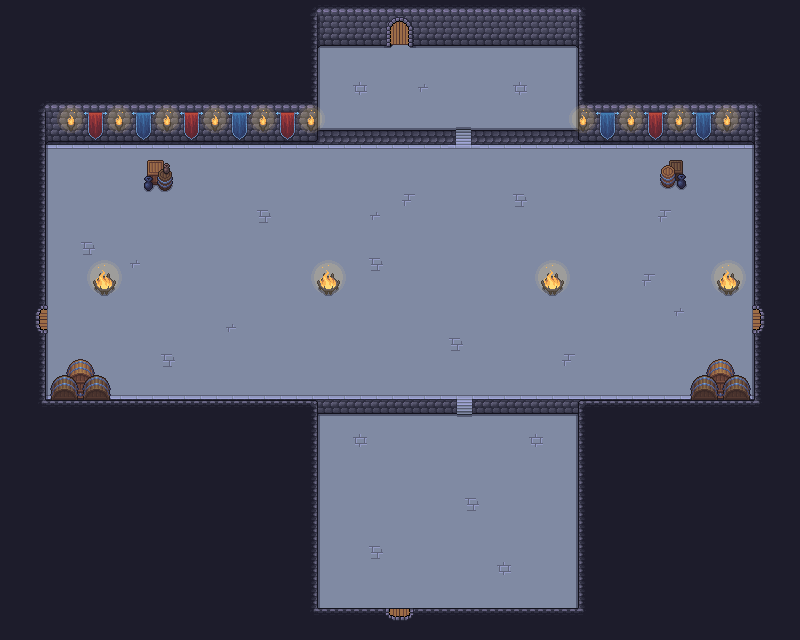

Rendered tile map (Tiled .tmx) drawn with the repository's tilesets; below, a short description and the map source with its tile grids summarised:
An orthogonal 50x40 tile map with 16x16 px tiles, 8 tile layers (Fondo, Suelo, Suelo Decoracion, Suelo Decoracion 2, ...), 11 tilesets and 33 objects.

<map version="1.10" tiledversion="1.12.1" orientation="orthogonal" renderorder="right-down" width="50" height="40" tilewidth="16" tileheight="16" infinite="0" nextlayerid="13" nextobjectid="39">
 <tileset firstgid="1" source="../tilesets/Paredes2.tsx" />
 <tileset firstgid="494" source="../tilesets/puertas.tsx" />
 <tileset firstgid="498" source="../tilesets/player.tsx" />
 <tileset firstgid="499" source="../tilesets/Fuegos.tsx" />
 <tileset firstgid="697" source="../tilesets/skeleton.tsx" />
 <tileset firstgid="699" source="../tilesets/amongus.tsx" />
 <tileset firstgid="700" source="../tilesets/goomba.tsx" />
 <tileset firstgid="701" source="../tilesets/Other_objects.tsx" />
 <tileset firstgid="885" source="../tilesets/Objetos.tsx" />
 <tileset firstgid="1101" source="../tilesets/corazon.tsx" />
 <tileset firstgid="1102" source="../tilesets/azeris.tsx" />
 <group id="2" name="Room">
  <layer id="1" name="Fondo" width="50" height="40">
   <data>[2000 cells, 2000 non-empty, 1 distinct tile ids]</data>
  </layer>
  <layer id="3" name="Suelo" width="50" height="40">
   <data>[2000 cells, 1702 non-empty, 7 distinct tile ids]</data>
  </layer>
  <layer id="4" name="Suelo Decoracion" width="50" height="40">
   <data>[2000 cells, 136 non-empty, 11 distinct tile ids]</data>
  </layer>
  <layer id="5" name="Suelo Decoracion 2" width="50" height="40">
   <data>[2000 cells, 8 non-empty, 4 distinct tile ids]</data>
  </layer>
  <layer id="6" name="Paredes" width="50" height="40">
   <data>[2000 cells, 840 non-empty, 40 distinct tile ids]</data>
  </layer>
  <layer id="7" name="Decoracion 2" width="50" height="40">
   <data>[2000 cells, 90 non-empty, 9 distinct tile ids]</data>
  </layer>
  <layer id="8" name="Decoracion" width="50" height="40">
   <data>[2000 cells, 72 non-empty, 21 distinct tile ids]</data>
  </layer>
  <layer id="9" name="Puertas" width="50" height="40">
   <data>[2000 cells, 4 non-empty, 4 distinct tile ids]</data>
  </layer>
  <objectgroup id="10" name="Utils">
   <object id="26" gid="1101" x="151" y="350.333" width="18" height="18" />
   <object id="27" gid="1101" x="153.667" y="227.667" width="18" height="18" />
   <object id="28" gid="1101" x="341.667" y="355.667" width="18" height="18" />
   <object id="29" gid="1101" x="340.333" y="227.667" width="18" height="18" />
   <object id="30" gid="1101" x="524.333" y="342.333" width="18" height="18" />
   <object id="31" gid="1101" x="524.333" y="217" width="18" height="18" />
   <object id="32" gid="1101" x="679" y="357" width="18" height="18" />
   <object id="33" gid="1101" x="675" y="219.667" width="18" height="18" />
   <object id="34" gid="1101" x="436.333" y="91.6667" width="18" height="18" />
   <object id="35" gid="1101" x="344.333" y="574.333" width="18" height="18" />
   <object id="36" gid="1101" x="461.667" y="501" width="18" height="18" />
   <object id="37" gid="1102" x="247.333" y="273.667" width="21" height="21" />
   <object id="38" gid="1102" x="595.333" y="273.667" width="21" height="21" />
  </objectgroup>
  <objectgroup id="11" name="Entities">
   <object id="7" gid="697" x="333.333" y="488.667" width="32" height="32" />
   <object id="8" gid="697" x="525.333" y="490" width="32" height="32" />
   <object id="9" gid="697" x="520" y="106" width="32" height="32" />
   <object id="10" gid="699" x="79.6667" y="212.333" width="30" height="30" />
   <object id="11" gid="699" x="702.333" y="213.667" width="30" height="30" />
   <object id="14" gid="699" x="391.667" y="205.667" width="30" height="30" />
   <object id="15" gid="700" x="209.333" y="372" width="16" height="16" />
   <object id="16" gid="700" x="250.667" y="198.667" width="16" height="16" />
   <object id="17" gid="700" x="394.667" y="358.667" width="16" height="16" />
   <object id="18" gid="700" x="472" y="197.333" width="16" height="16" />
   <object id="19" gid="700" x="537.333" y="358.667" width="16" height="16" />
   <object id="20" gid="700" x="626.667" y="192" width="16" height="16" />
   <object id="21" gid="700" x="424" y="489.333" width="16" height="16" />
   <object id="22" gid="700" x="484" y="80" width="16" height="16" />
   <object id="24" gid="700" x="493.333" y="273.333" width="16" height="16" />
   <object id="25" gid="700" x="301.333" y="266.667" width="16" height="16" />
  </objectgroup>
  <objectgroup id="12" name="Player">
   <object id="3" gid="498" x="362" y="113" width="64" height="64" />
   <object id="4" gid="498" x="692.667" y="351.333" width="64" height="64" />
   <object id="5" gid="498" x="46" y="348" width="64" height="64" />
   <object id="6" gid="498" x="361.333" y="604.667" width="64" height="64" />
  </objectgroup>
 </group>
</map>
